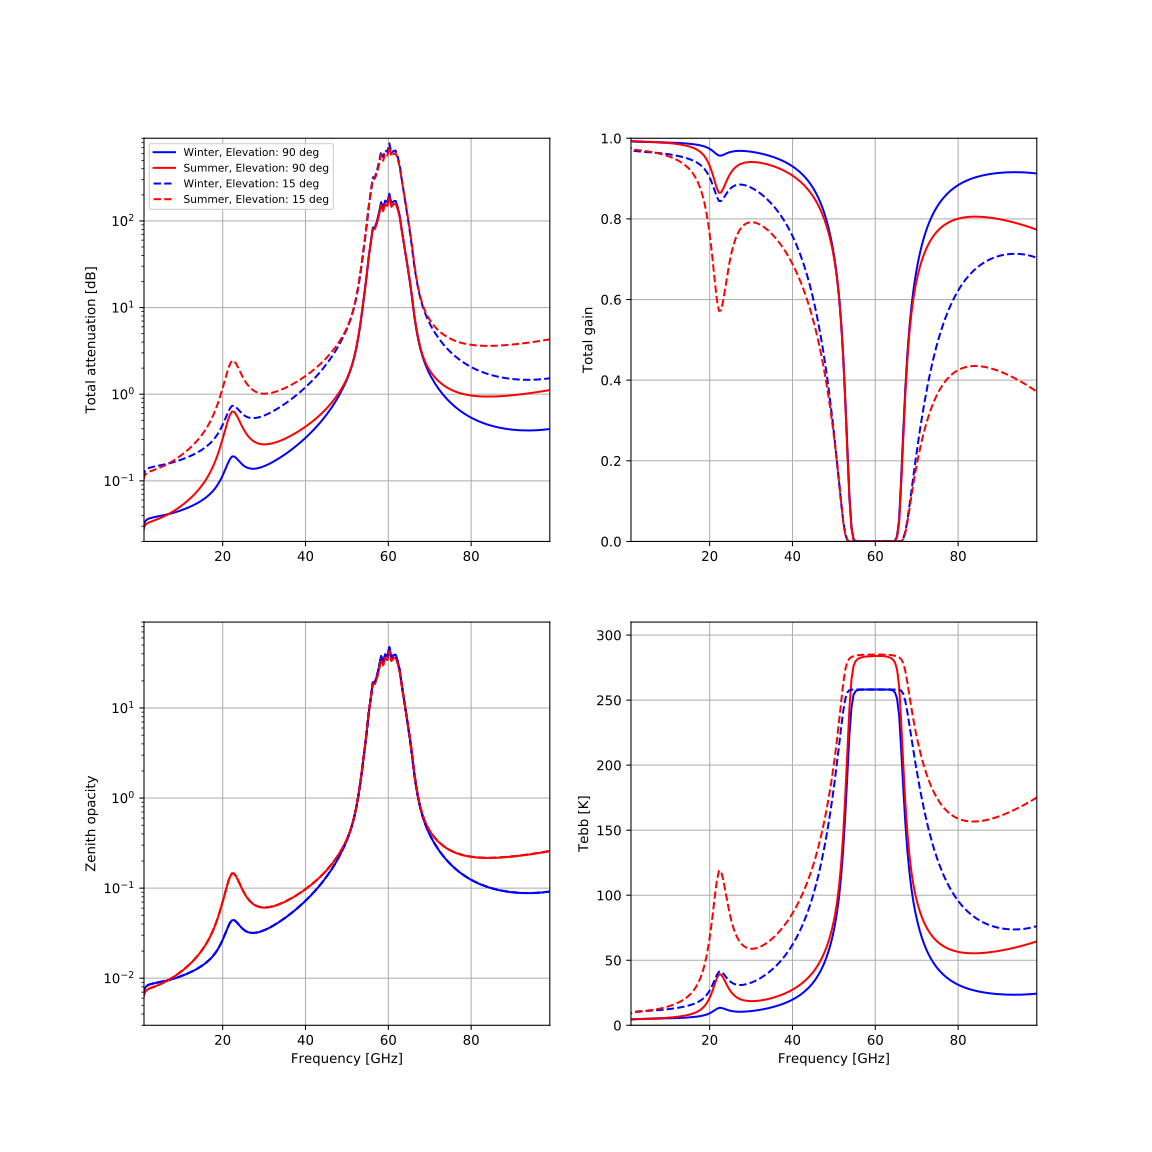

Python code for this plot:
obs_alt = 300 * u.m
_freqs = np.arange(0.25, 100, 0.5)
freq_grid = _freqs * u.GHz
# >>>
cases = [
    # elevation, profile, label, linestyle
    (90 * u.deg, atm.profile_highlat_winter, 'Winter, Elevation: 90 deg', 'b-'),
    (90 * u.deg, atm.profile_highlat_summer, 'Summer, Elevation: 90 deg', 'r-'),
    (15 * u.deg, atm.profile_highlat_winter, 'Winter, Elevation: 15 deg', 'b--'),
    (15 * u.deg, atm.profile_highlat_summer, 'Summer, Elevation: 15 deg', 'r--'),
    ]
# ...
plt.close()
fig, axes = plt.subplots(2, 2, figsize=(12, 12))
for elev, profile, label, linestyle in cases:
# ...
    atm_layers_cache = atm.atm_layers(freq_grid, profile)
    total_atten, refraction, tebb = atm.atten_slant_annex1(
        elev, obs_alt, atm_layers_cache, t_bg=2.73 * u.K
        )
    opacity = atm.opacity_from_atten(total_atten, elev)
# ...
    print('Refraction for {}: {:.1f}'.format(label, refraction.to(u.arcsec)))
# ...
    _ = axes[0, 0].plot(_freqs, total_atten.to(cnv.dB).value, linestyle, label=label)
    _ = axes[0, 1].plot(_freqs, (-total_atten).to(cnv.dimless).value, linestyle, label=label)
    _ = axes[1, 0].plot(_freqs, opacity.to(cnv.dimless).value, linestyle, label=label)
    _ = axes[1, 1].plot(_freqs, tebb.to(u.K).value, linestyle, label=label)
# Refraction for Winter, Elevation: 90 deg: -0.0 arcsec
# Refraction for Summer, Elevation: 90 deg: -0.0 arcsec
# Refraction for Winter, Elevation: 15 deg: -228.6 arcsec
# Refraction for Summer, Elevation: 15 deg: -237.9 arcsec
axes[0, 0].semilogy()  # doctest: +SKIP
axes[1, 0].semilogy()  # doctest: +SKIP
axes[0, 0].legend(*axes[0, 0].get_legend_handles_labels(), loc='upper left', fontsize=8)  # doctest: +SKIP
axes[0, 0].set_ylabel('Total attenuation [dB]')  # doctest: +SKIP
axes[0, 1].set_ylabel('Total gain')  # doctest: +SKIP
axes[1, 0].set_ylabel('Zenith opacity')  # doctest: +SKIP
axes[1, 1].set_ylabel('Tebb [K]')  # doctest: +SKIP
axes[0, 0].set_ylim((2e-2, 9e2))  # doctest: +SKIP
axes[0, 1].set_ylim((0, 1))  # doctest: +SKIP
axes[1, 0].set_ylim((3e-3, 9e1))  # doctest: +SKIP
axes[1, 1].set_ylim((0, 310))  # doctest: +SKIP
# >>>
for idx, ax in enumerate(axes.flat):
    ax.grid()  # doctest: +SKIP
    ax.set_xlim((1, 99))  # doctest: +SKIP
    if idx >= 2:
        ax.set_xlabel('Frequency [GHz]')  # doctest: +SKIP
# ...
plt.show()  # doctest: +SKIP
